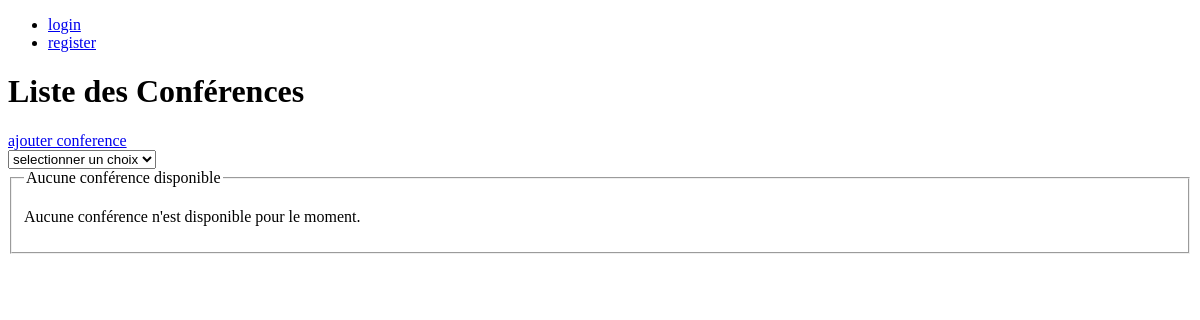
/conference/listview/, run on an earlier commit of the app's database.
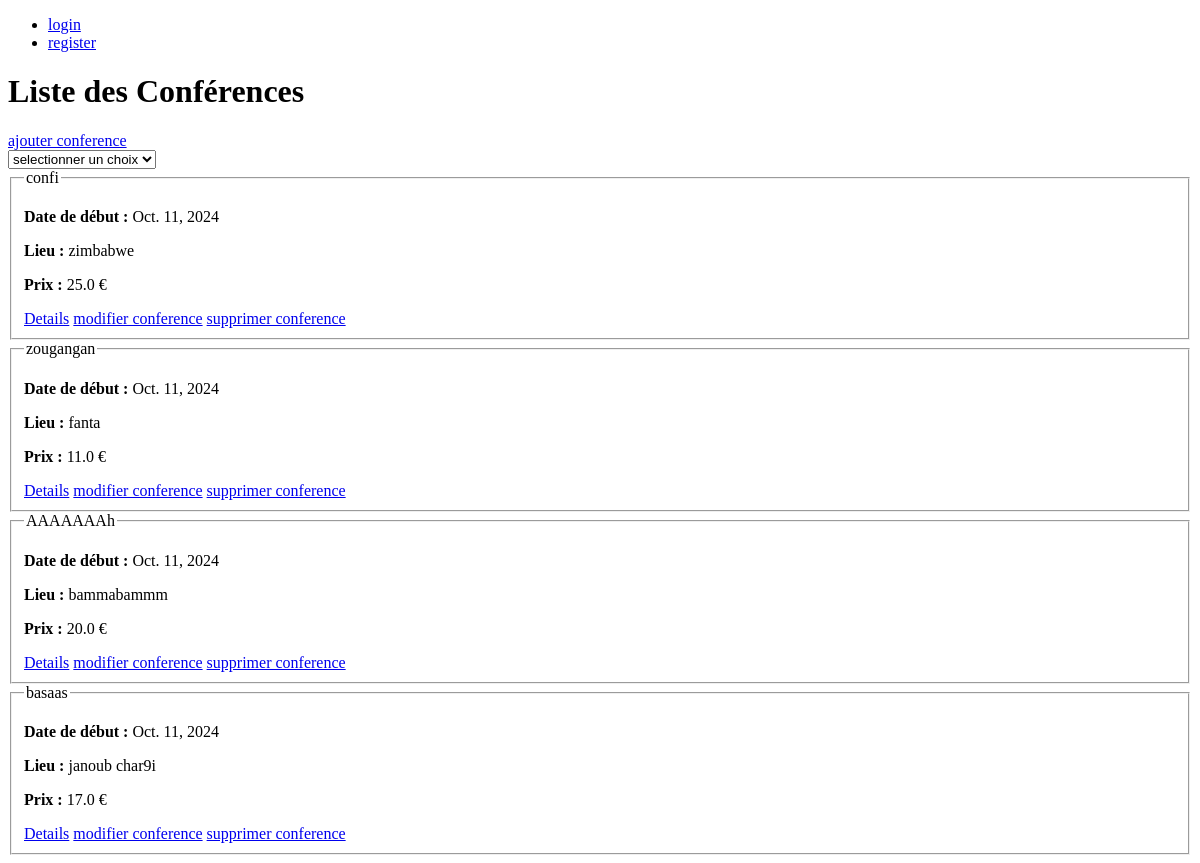
And on a later commit of the database.
### conference/models.py (models this page shows, shortened)
class Conference(models.Model):
     title=models.CharField(max_length=100)  #charfield obligatoire
     description=models.TextField()
     start_date=models.DateField(default=timezone.now().date())
     end_date=models.DateField()
     location=models.CharField(max_length=100)
     price=models.FloatField()
     capacity=models.IntegerField(validators=[MaxValueValidator(limit_value=100,message="capacity must be under 100")])
     program=models.FileField(upload_to='files/daloul',validators=[FileExtensionValidator(allowed_extensions=['pdf','doc','docx'],message="the type should only be what i say")])
     created_at=models.DateTimeField(auto_now_add=True)
     updated_at=models.DateTimeField(auto_now=True)
     category=models.ForeignKey(category,on_delete=models.CASCADE)
     class Meta:
          constraints=[
               models.CheckConstraint(check=models.Q(start_date__gte= timezone.now().date()),name="The start date must be greater than today's date")
          ]

### conference/views.py (the view)
# urls.py: path('listview/',conferenceListeview.as_view(),name="listviewconf"),
class conferenceListeview (ListView):
    model=Conference
    template_name='conference/conference_list.html'
    context_object_name='conferences'
    def get_context_data(self, **kwargs):
        context = super().get_context_data(**kwargs)
        context['categories']=category.objects.all()
        return context
    def get_queryset(self):
        category_id=self.request.GET.get('category')
        query= Conference.objects.order_by('-start_date')
        if category_id:
            query=Conference.objects.filter(category=category_id)
        return query

### louwel/Template/conference/conference_list.html (shortened to what this page needs)
<!DOCTYPE html>
<html lang="en">
<head>
    <nav>
        <ul>
            {% if users.is_authenticated  %}
            <li>welcome, {{users.username}},{{users.participant_category}}</li>
            <li><a href="{% url 'logout' %}">logout</a></li>
            {% else  %}
            <li><a href="{% url 'login' %}">login</a></li>
            <li><a href="{% url 'register' %}">register</a></li>
            {% endif %}
        </ul>
    </nav>
</head>
<body>
    <h1>Liste des Conférences</h1>
    <a href="{% url 'conference_create' %}">ajouter conference</a>
    <form method="get" action="{% url 'listviewconf' %}">
    <select name="category" onchange="this.form.submit()" > <option >selectionner un choix</option>
</select>
</form>
    {% if conferences %}
        {% for conference in conferences %}
            <fieldset>
                <legend>{{ conference.title }}</legend>
                <p><strong>Date de début :</strong> {{ conference.start_date }}</p>
                <p><strong>Lieu :</strong> {{ conference.location }}</p>
                <p><strong>Prix :</strong> {{ conference.price }} €</p>
                <a href="{% url 'detailconf' conference.id %}">Details</a>
                <a href="{% url 'conference_update' conference.id %}">modifier conference</a>
                <a href="{% url 'conference_delete' conference.id %}">supprimer conference</a>
            </fieldset>
        {% endfor %}
    {% else %}
        <fieldset>
            <legend>Aucune conférence disponible</legend>
            <p>Aucune conférence n'est disponible pour le moment.</p>
        </fieldset>
    {% endif %}
</body>
</html>

What changed in the data, as far as the page shows it:
added Conference: title "confi", start_date "Oct. 11, 2024", location "zimbabwe", price "25.0"
added Conference: title "zougangan", start_date "Oct. 11, 2024", location "fanta", price "11.0"
added Conference: title "AAAAAAAh", start_date "Oct. 11, 2024", location "bammabammm", price "20.0"
added Conference: title "basaas", start_date "Oct. 11, 2024", location "janoub char9i", price "17.0"
Also different on the page:
text no longer shown: "Aucune conférence disponible Aucune conférence n'est disponible pour le moment."
